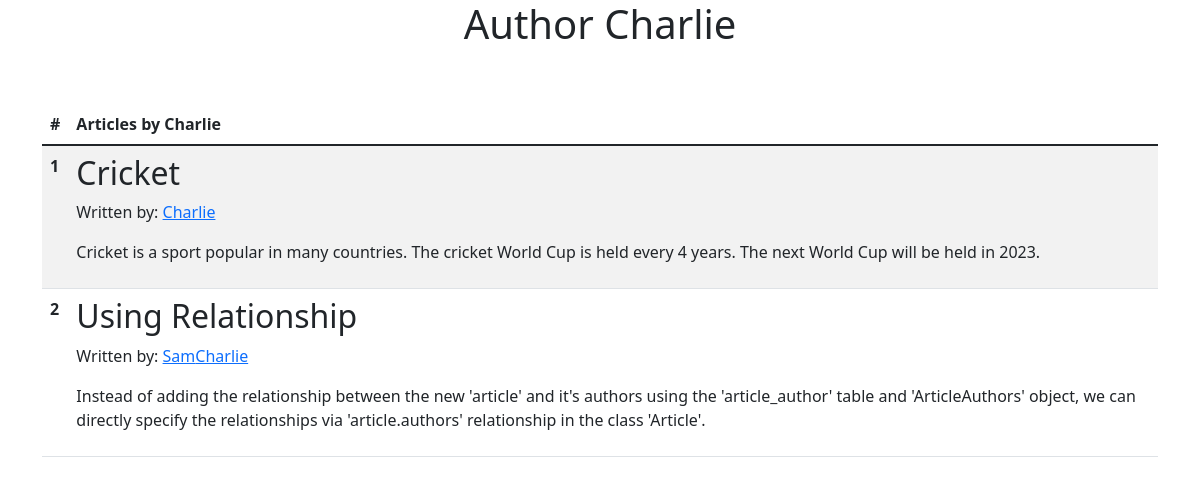
Page /author_home/Charlie on the committed database.
### main.py (models this page shows)
class User(db.Model):
    __tablename__ = "user"
    user_id = db.Column(db.Integer(), primary_key=True, autoincrement=True)
    name = db.Column(db.String(), unique=True)
    email = db.Column(db.String(), unique=True)

class Article(db.Model):
    __tablename__ = "article"
    article_id = db.Column(db.Integer(), primary_key=True, autoincrement=True)
    title = db.Column(db.String())
    content = db.Column(db.String())
    authors = db.relationship("User", secondary="article_authors")

### main.py (the view)
@app.route("/author_home/<author_name>", methods=["GET", "POST"])
def author_home(author_name):
    author_articles = Article.query.filter(
        Article.authors.any(name=author_name))
    return render_template("author_home.html", author_articles=author_articles, author_name=author_name)

### templates/author_home.html (shortened to what this page needs)
{% extends "base.html" %}
{% block body %}
<div class="container">
  <h1 class="text-center">Author {{ author_name }}</h1>
  <br /><br />
  <table class="table table-striped table-hover">
    <thead>
      <tr>
        <th scope="col">#</th>
        <th scope="col">Articles by {{ author_name }}</th>
      </tr>
    </thead>
    <tbody>
      {% for article in author_articles %}
      <tr>
        <th scope="row">{{ loop.index }}</th>
        <td>
          <h2>{{ article.title }}</h2>
          <p>
            Written by: {% for author in article.authors %}<a
            href="/author_home/{{author.name}}"
            target="_blank"
            >{{author.name}}</a {% endfor %}
          </p>
          <p>{{ article.content }}</p>
        </td>
      </tr>
      {% endfor %}
    </tbody>
  </table>
</div>
{% endblock %}

### rows in the picture
User: name "Charlie"
Article: title "Cricket", content "Cricket is a sport popular in many countries. The cricket World Cup is held every 4 years. The next World Cup will be held in 2023."
Article: title "Using Relationship", content "Instead of adding the relationship between the new 'article' and it's authors using the 'article_author' table and 'ArticleAuthors' object, we can directly specify the relationships via 'article.authors' relationship in the class 'Article'."
User: name "Sam"
